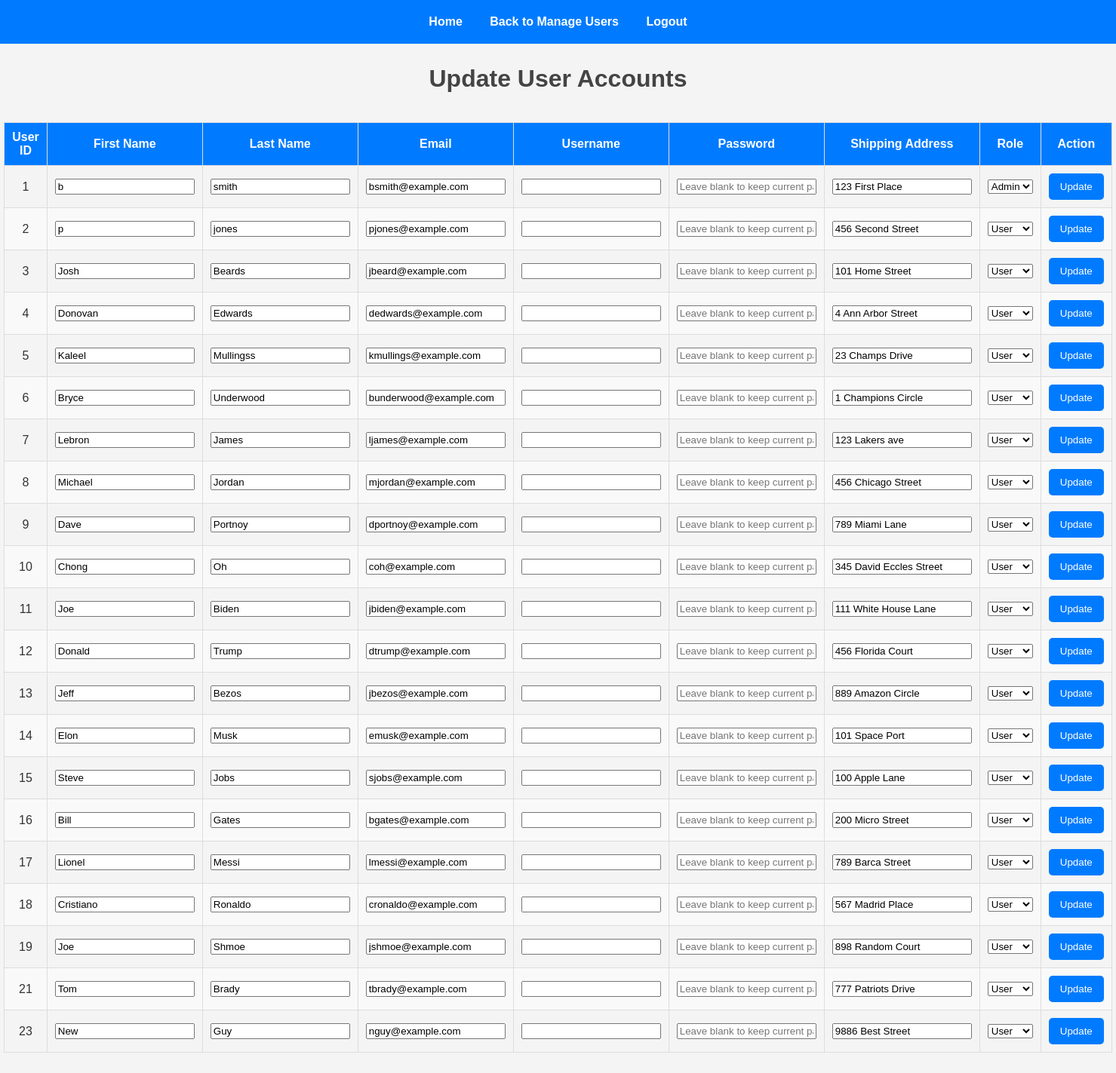
The page /admin_update_account.php (signed in) on the database its author committed.
### tables this page shows
CREATE TABLE `USERS` (
  `userId` int NOT NULL,
  `firstName` varchar(100) NOT NULL,
  `lastName` varchar(100) NOT NULL,
  `userName` varchar(100) NOT NULL,
  `email` varchar(150) NOT NULL,
  `passwordHash` varchar(255) NOT NULL,
  `shippingAddress` text,
  `role` enum('user','admin') DEFAULT 'user',
  `lastLogin` timestamp NULL DEFAULT NULL
);

### admin_update_account.php (the view, shortened to what this page needs)
<?php
require_once 'dbinfo.php';
$userQuery = "SELECT * FROM USERS";
$result = $conn->query($userQuery);
?>
<html>
<head>
    <link rel="stylesheet" href="styles.css">
</head>
<body>
    <div class="navbar">
        <a href="home.php">Home</a>
        <a href="manage_users.php">Back to Manage Users</a>
        <a href="logout.php">Logout</a>
    </div>
    <h1>Update User Accounts</h1>
    <table>
        <thead>
            <tr>
                <th>User ID</th>
                <th>First Name</th>
                <th>Last Name</th>
                <th>Email</th>
                <th>Username</th>
                <th>Password</th>
                <th>Shipping Address</th>
                <th>Role</th>
                <th>Action</th>
            </tr>
        </thead>
        <tbody>
            <?php while ($user = $result->fetch_assoc()): ?>
                <tr>
                    <form method="POST" action="admin_update_account.php">
                        <td><?php echo $user['userId']; ?>
                        </td>
                        <td>
                            <input type="text" name="firstName" value="<?php echo htmlspecialchars($user['firstName'] ?? ''); ?>" required>
                        </td>
                        <td>
                            <input type="text" name="lastName" value="<?php echo htmlspecialchars($user['lastName'] ?? ''); ?>" required>
                        </td>
                        <td>
                            <input type="email" name="email" value="<?php echo htmlspecialchars($user['email'] ?? ''); ?>" required>
                        </td>
                        <td>
                            <input type="text" name="username" value="<?php echo htmlspecialchars($user['username'] ?? ''); ?>" required>
                        </td>
                        <td>
                            <input type="password" name="password" placeholder="Leave blank to keep current password">
                        </td>
                        <td>
                            <input type="text" name="shippingAddress" value="<?php echo htmlspecialchars($user['shippingAddress'] ?? ''); ?>" required>
                        </td>
                        <td>
                            <select name="role" required>
                                <option value="admin" <?php echo $user['role'] === 'admin' ? 'selected' : ''; ?>>Admin</option>
                                <option value="user" <?php echo $user['role'] === 'user' ? 'selected' : ''; ?>>User</option>
                            </select>
                        </td>
                        <td>
                            <button type="submit">Update</button>
                        </td>
                    </form>
                </tr>
            <?php endwhile; ?>
        </tbody>
    </table>
</body>
</html>

### styles.css (style rules this page uses)
body { font-family: Arial, sans-serif; margin: 0; padding: 0; background-color: #f4f4f4; color: #333; line-height: 1.6; }
h1, h2 { color: #444; text-align: center; }
a { color: #007BFF; text-decoration: none; }
.navbar { background-color: #007BFF; padding: 1rem; text-align: center; }
.navbar a { color: #fff; margin: 0 1rem; font-weight: bold; }
form { max-width: 500px; margin: 2rem auto; padding: 1rem; background: #fff; border-radius: 5px; box-shadow: 0 0 10px rgba(0, 0, 0, 0.1); }
table { width: 90%; margin: 2rem auto; border-collapse: collapse; }
table th, table td { border: 1px solid #ddd; padding: 10px; text-align: center; }
table th { background: #007BFF; color: #fff; font-weight: bold; }
table tr:nth-child(even) { background: #f9f9f9; }
button { padding: 10px 15px; background: #007BFF; color: #fff; border: none; border-radius: 5px; cursor: pointer; }

### rows shown on the page
users: userId "1", firstName "b", lastName "smith", email "bsmith@example.com", shippingAddress "123 First Place", role "Admin"
users: userId "2", firstName "p", lastName "jones", email "pjones@example.com", shippingAddress "456 Second Street", role "User"
users: userId "3", firstName "Josh", lastName "Beards", email "jbeard@example.com", shippingAddress "101 Home Street", role "User"
users: userId "4", firstName "Donovan", lastName "Edwards", email "dedwards@example.com", shippingAddress "4 Ann Arbor Street", role "User"
users: userId "5", firstName "Kaleel", lastName "Mullingss", email "kmullings@example.com", shippingAddress "23 Champs Drive", role "User"
users: userId "6", firstName "Bryce", lastName "Underwood", email "bunderwood@example.com", shippingAddress "1 Champions Circle", role "User"
users: userId "7", firstName "Lebron", lastName "James", email "ljames@example.com", shippingAddress "123 Lakers ave", role "User"
users: userId "8", firstName "Michael", lastName "Jordan", email "mjordan@example.com", shippingAddress "456 Chicago Street", role "User"
users: userId "9", firstName "Dave", lastName "Portnoy", email "dportnoy@example.com", shippingAddress "789 Miami Lane", role "User"
users: userId "10", firstName "Chong", lastName "Oh", email "coh@example.com", shippingAddress "345 David Eccles Street", role "User"
users: userId "11", firstName "Joe", lastName "Biden", email "jbiden@example.com", shippingAddress "111 White House Lane", role "User"
users: userId "12", firstName "Donald", lastName "Trump", email "dtrump@example.com", shippingAddress "456 Florida Court", role "User"
users: userId "13", firstName "Jeff", lastName "Bezos", email "jbezos@example.com", shippingAddress "889 Amazon Circle", role "User"
users: userId "14", firstName "Elon", lastName "Musk", email "emusk@example.com", shippingAddress "101 Space Port", role "User"
users: userId "15", firstName "Steve", lastName "Jobs", email "sjobs@example.com", shippingAddress "100 Apple Lane", role "User"
users: userId "16", firstName "Bill", lastName "Gates", email "bgates@example.com", shippingAddress "200 Micro Street", role "User"
users: userId "17", firstName "Lionel", lastName "Messi", email "lmessi@example.com", shippingAddress "789 Barca Street", role "User"
users: userId "18", firstName "Cristiano", lastName "Ronaldo", email "cronaldo@example.com", shippingAddress "567 Madrid Place", role "User"
users: userId "19", firstName "Joe", lastName "Shmoe", email "jshmoe@example.com", shippingAddress "898 Random Court", role "User"
users: userId "21", firstName "Tom", lastName "Brady", email "tbrady@example.com", shippingAddress "777 Patriots Drive", role "User"
users: userId "23", firstName "New", lastName "Guy", email "nguy@example.com", shippingAddress "9886 Best Street", role "User"
